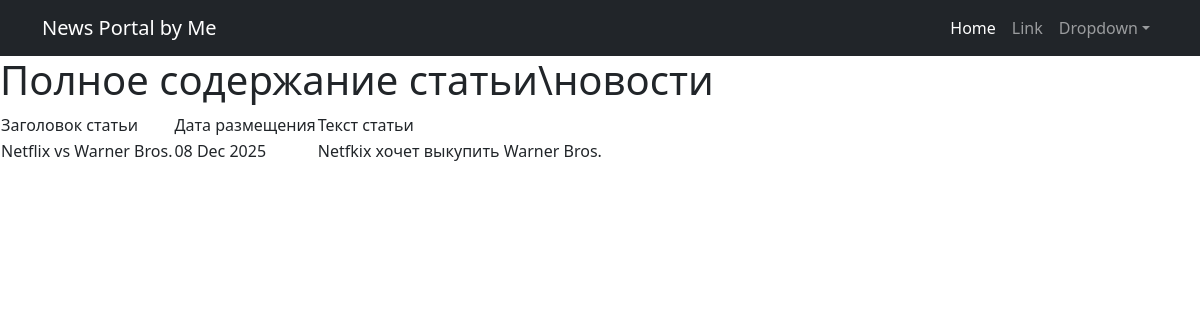
The page /news/1/ on the database its author committed.
### news/models.py (models this page shows, shortened)
class Post(models.Model):
    stat = "stat"
    news = "news"
    CHOICE = [(stat, "Статья"),
              (news, "Новости")]
    author = models.ForeignKey(Author, on_delete=models.CASCADE)
    post_type = models.CharField(max_length = 10, choices = CHOICE, default = news)
    post_category = models.ManyToManyField(Category, through = "PostCategory")
    post_title = models.CharField(max_length = 50)
    post_rate = models.IntegerField(default = 0)
    post_text = models.TextField()
    post_date = models.DateTimeField(auto_now_add = True)

### news/views.py (the view)
# urls.py: path('<int:pk>/', PostforDetail.as_view(), name='post-detail'),
class PostforDetail(DetailView):
    model = Post
    context_object_name = 'post'
    template_name = 'post.html'

### templates/post.html (shortened to what this page needs)
{% extends 'flatpages/default.html' %}
{% block content %}
<h1>Полное содержание статьи\новости</h1>
<table>
    <tr>
        <td>Заголовок статьи</td>
        <td>Дата размещения</td>
        <td>Текст статьи</td>
    </tr>
    {% if post %}
    <tr>
        <td>{{post.post_title}}</td>
        <td>{{post.post_date|date:"d M Y"}}</td>
        <td>{{ post.post_text }}</td>
    </tr>
    {% else %}
        Такой новости нет
    {% endif %}
</table>
{% endblock content %}

### rows shown on the page
Post: post_title "Netflix vs Warner Bros.", post_date "08 Dec 2025", post_text "Netfkix хочет выкупить Warner Bros."
